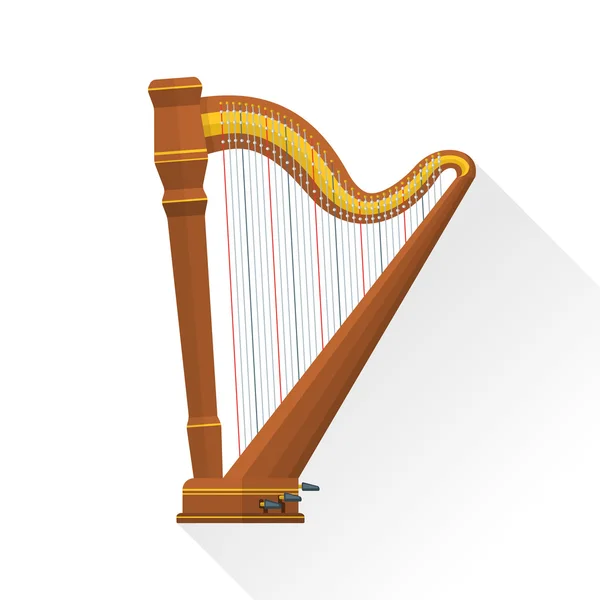
#> input picture Examen_InstrumentosMusicales/dataset/cuerda/arpa2.jpg, 600 x 600 px, given in place of the camera
$ python ProgramaNo_5.py
#> lines starting #> are read from the running program, lines starting #| are printed output that depends on the picture; after the words box and inside, x2 and y2 are one past the last pixel; in counts of white or black regions, pixels touching at a corner belong together
import cv2
import numpy as np

scala_referencias = 20.0
referencia_width = None

cap = cv2.VideoCapture(0)

while True:
    ret, frame = cap.read()
#> frame is the input picture: shape (600, 600, 3); mean B, G, R 223, 230.3, 239.3
    if not ret:
        break

    gray = cv2.cvtColor(frame, cv2.COLOR_BGR2GRAY)
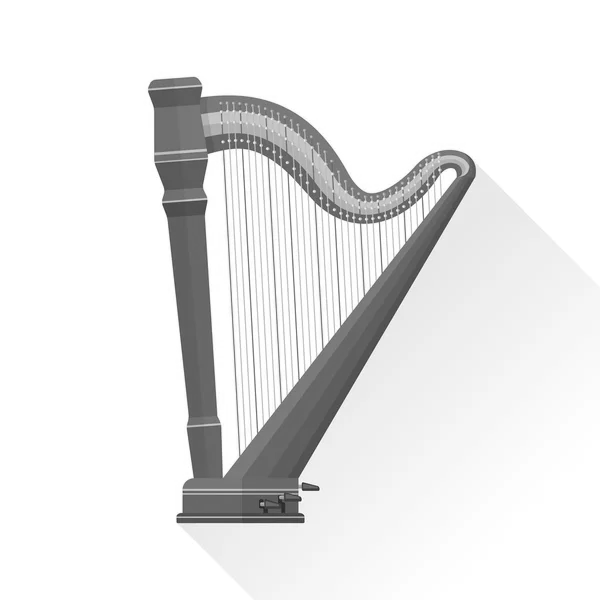
#> gray: shape (600, 600); min 36, max 255, mean 232.2
    blurred = cv2.GaussianBlur(gray, (5, 5), 0)
    edges = cv2.Canny(blurred, 50, 150)
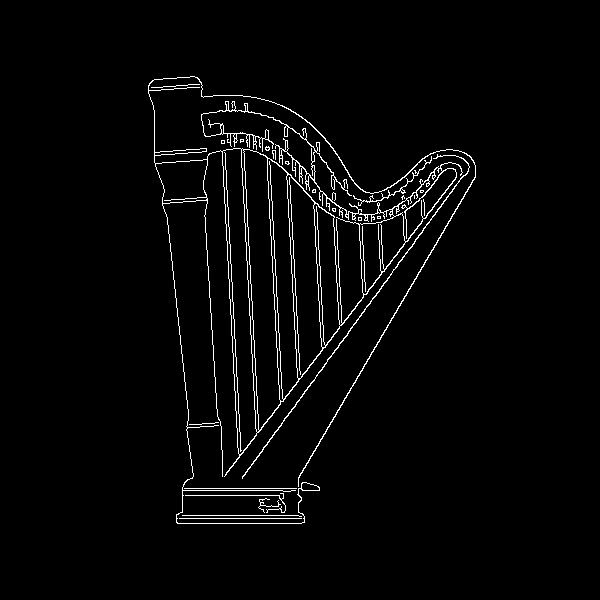
#> edges: shape (600, 600); 2.6% white in thin lines or dots, all inside (x1, y1, x2, y2) = (148, 76, 476, 524)
    contours, _ = cv2.findContours(edges, cv2.RETR_EXTERNAL, cv2.CHAIN_APPROX_SIMPLE)
#> contours = 20 contours, 17 with area under 20; largest, box (x1, y1, x2, y2) and area: (148, 76, 476, 524) 30999, (242, 154, 470, 479) 210, (353, 156, 432, 206) 54
    cv2.drawContours(frame, contours, -1, (0, 255, 0), 2)
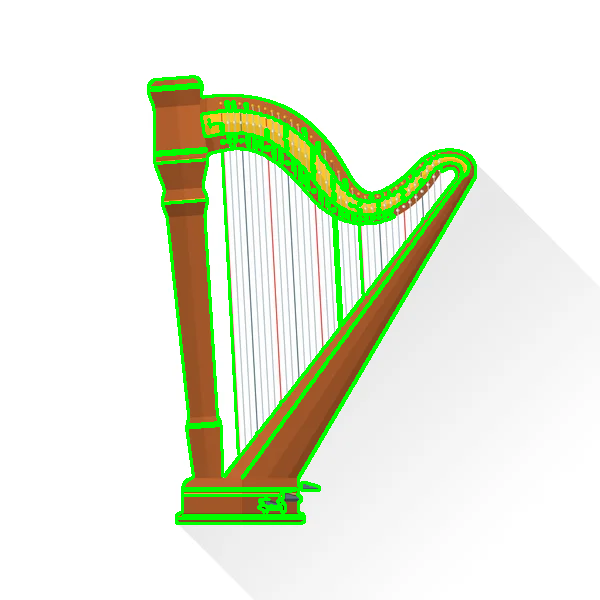
#> frame: shape (600, 600, 3); 5.52% of pixels changed, all inside (x1, y1, x2, y2) = (147, 75, 477, 525)
    cv2.imshow("Contornos de objetos", frame)

    if cv2.waitKey(1) & 0xFF == ord('q'):
#> (key q is pressed here)
        break

cap.release()
cv2.destroyAllWindows()

$ run again, on Examen_InstrumentosMusicales/dataset/cuerda/contrabajo.jpg
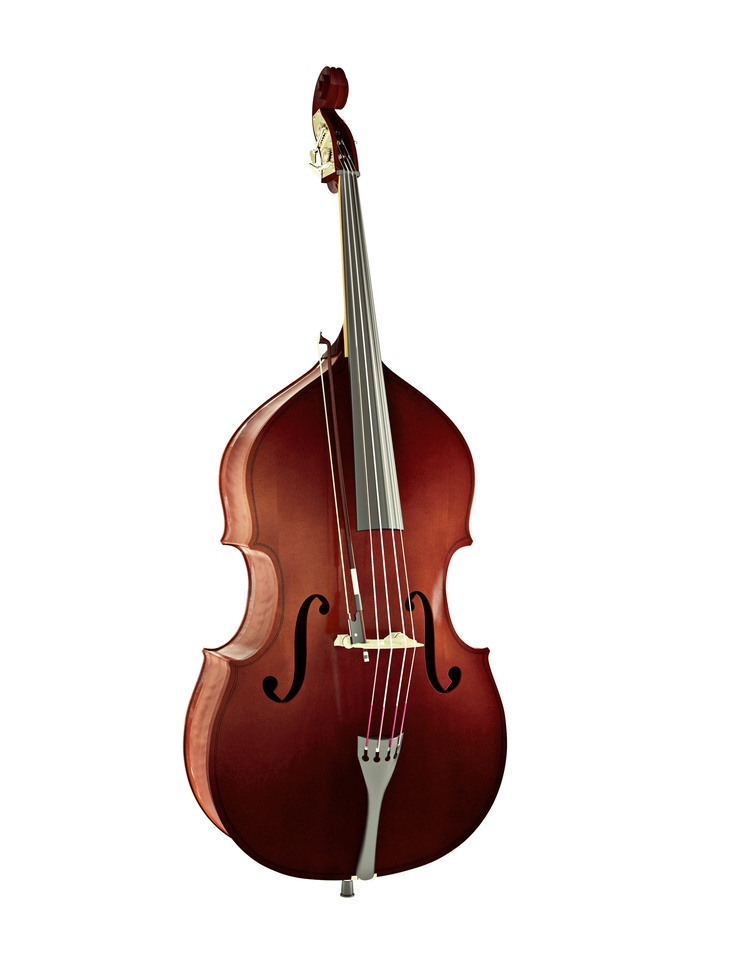
#> input picture Examen_InstrumentosMusicales/dataset/cuerda/contrabajo.jpg, 733 x 962 px, shrunk from 1511 x 1983 before the run, given in place of the camera
#> frame is the input picture: shape (962, 733, 3); mean B, G, R 213.8, 215.6, 225.9
#> `edges = cv2.Canny(blurred, 50, 150)`:
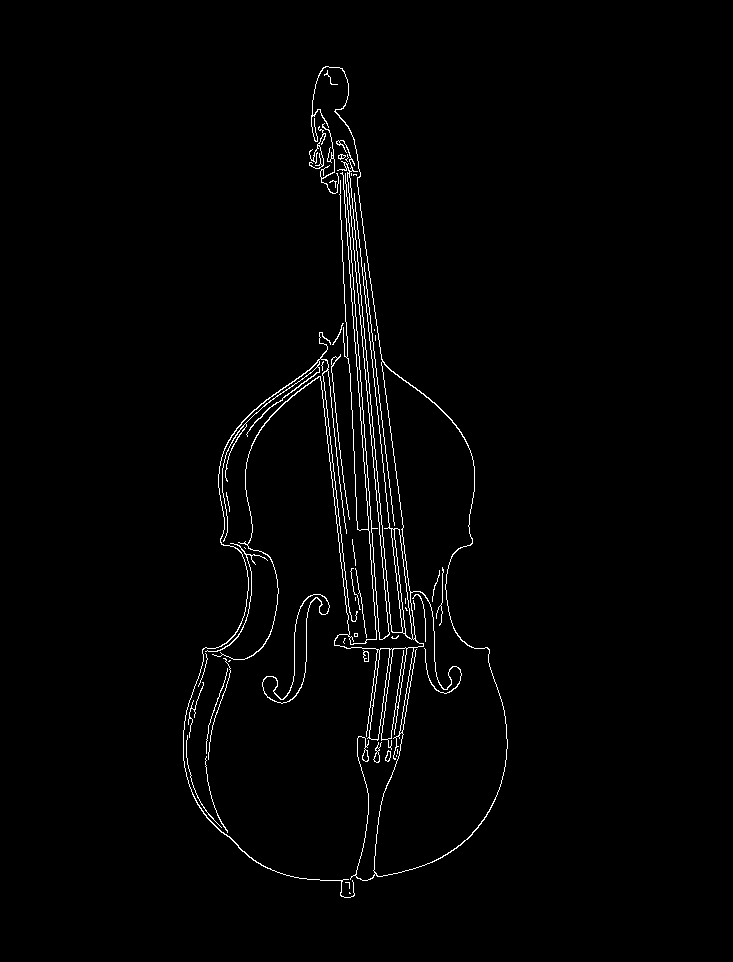
#> edges: shape (962, 733); 1.6% white in thin lines or dots, all inside (x1, y1, x2, y2) = (183, 66, 508, 898)
#> contours = 41 contours, 30 with area under 20; largest, box (x1, y1, x2, y2) and area: (212, 66, 508, 881) 38798, (262, 594, 330, 704) 1580, (183, 332, 358, 898) 299, (373, 742, 382, 763) 54, (363, 650, 369, 662) 44
#> `cv2.drawContours(frame, contours, -1, (0, 255, 0), 2)`:
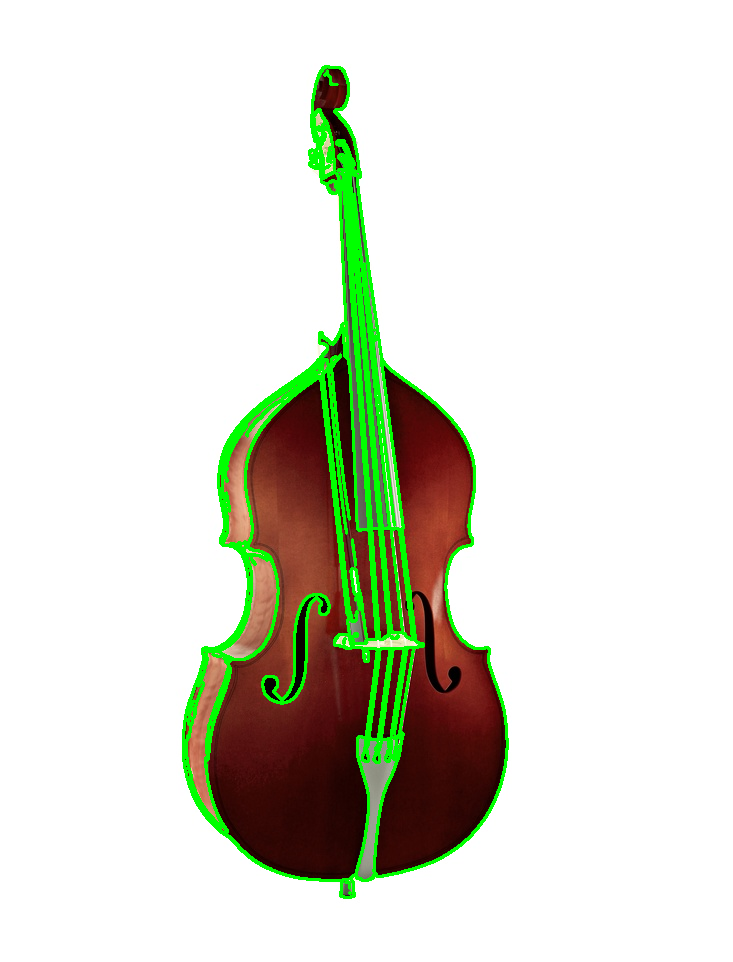
#> frame: shape (962, 733, 3); 4.65% of pixels changed, all inside (x1, y1, x2, y2) = (182, 65, 509, 899)
